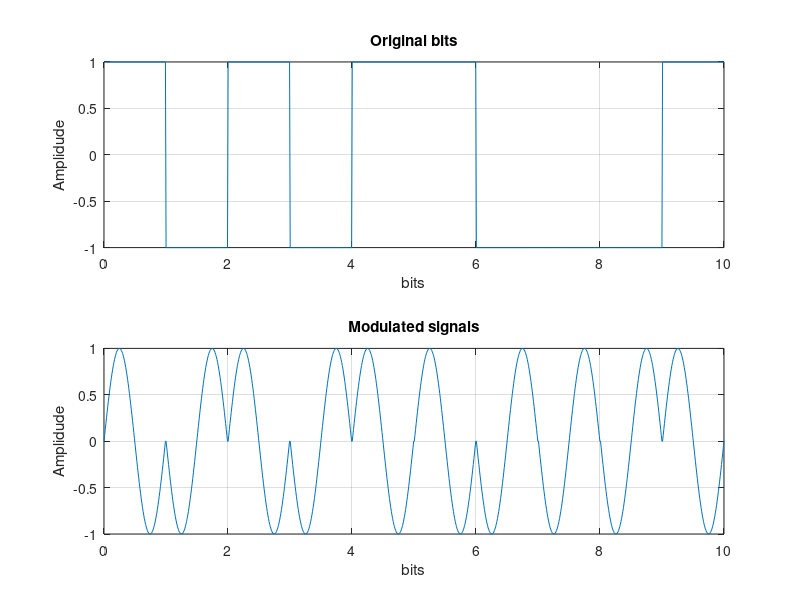

MATLAB code to generate this figure:
freq = 1;
rate = 100;
bits = [ 1 -1 1 -1 1 1 -1 -1 -1 1 ];
t = [0:2*pi/(rate-1):2*pi];
bits_t = [0:1/(rate - 1/length(bits)):length(bits)]
bpsk = [];
carrier = sin(freq*t);

for n = 1:length(bits)
    bpsk = [bpsk bits(n)*carrier];
end

bit_plot = [];
for i = 1: length(bits)
    bit_plot = [bit_plot bits(i)*ones(1,rate)];
end

subplot(2, 1, 1);
plot(bits_t, bit_plot);
title('Original bits');
xlabel('bits');
ylabel('Amplidude');
grid on;

subplot(2, 1, 2);
plot(bits_t, bpsk);
title('Modulated signals');
xlabel('bits');
ylabel('Amplidude');
grid on;
